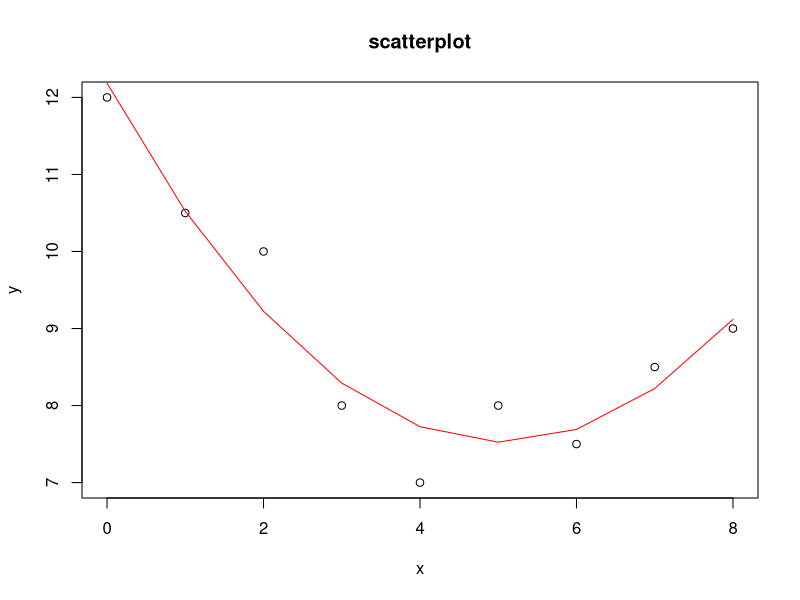

Write R code to recreate this figure.
#Example 22 chapter 6 page no 271
x=c(0:8)
y=c(12,10.5,10,8,7,8,7.5,8.5,9)
fit<-lm(y~poly(x,2,raw = "True"))
plot(x,y,main = "scatterplot")
parabola=fit$coefficient[3]*x^2 + fit$coefficient[2]*x +fit$coefficient[1]
lines(x,parabola,col="red")
cat("y =",fit$coefficient[3],"x^2 +",fit$coefficient[2],"x +",fit$coefficient[1])
y=predict(fit,data.frame(x=6.5))
cat(y,"predicted drying time in hours for x=6.5gms")
